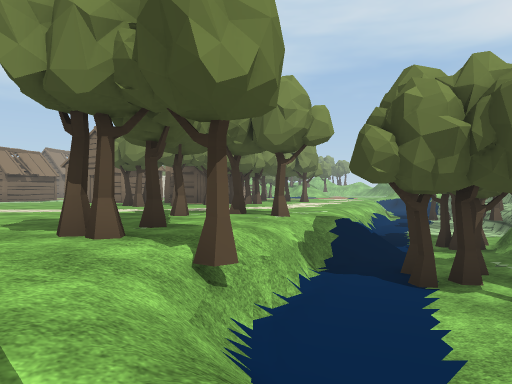
[1] (above)

24 first-person views from a walk through a Unity game level. The camera is 1.5 m above the floor, looks level and sees 70° across. The floor is counted in squares, 2 m on a side. Each view is taken from the middle of a square. On the plan, view 1 faces up. The plan holds only what a view shows up to about 11 squares ahead; the rest is blank. The place goes on beyond the plan. The player character is not drawn. Some animated figures are not drawn. Some surface patterns are stand-ins.

[2]
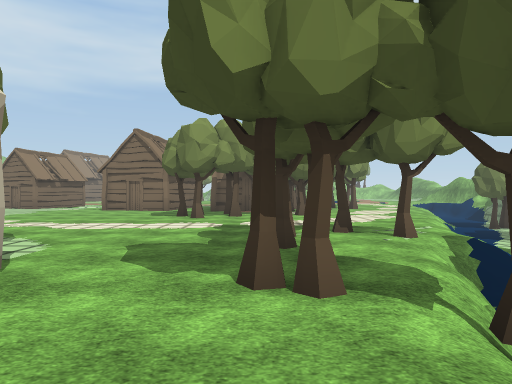

[3]
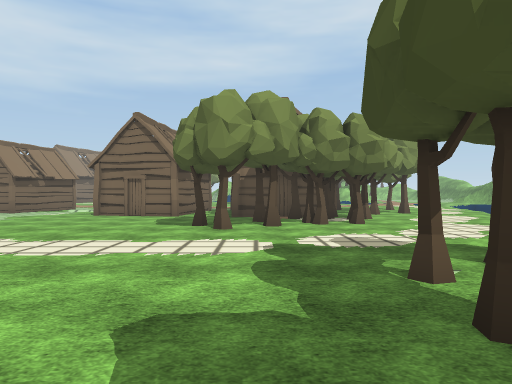

[4]
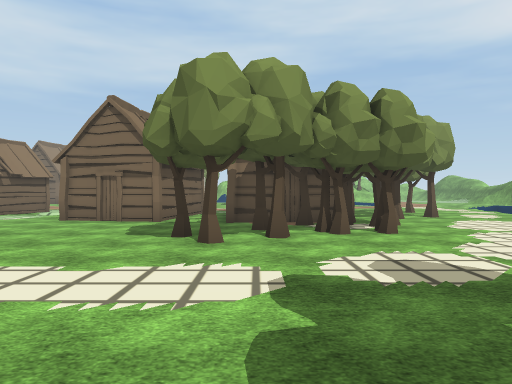

[5]
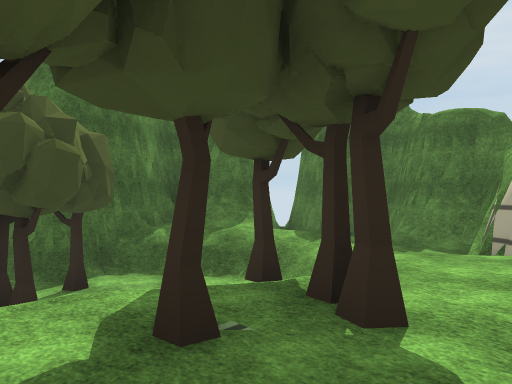

[6]
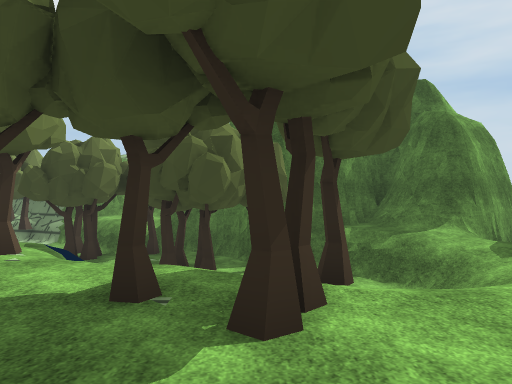

[7]
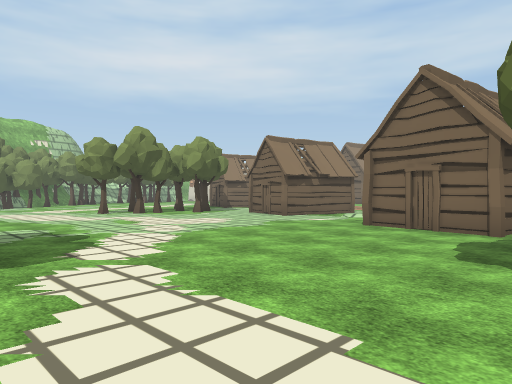

[8]
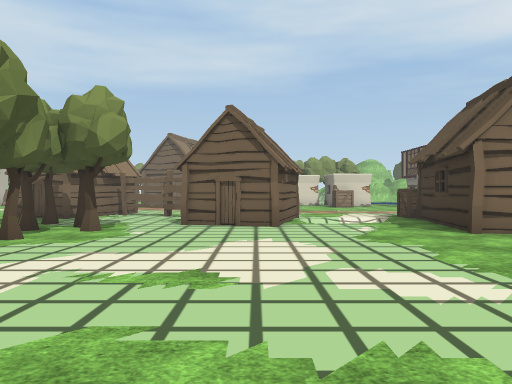

[9]
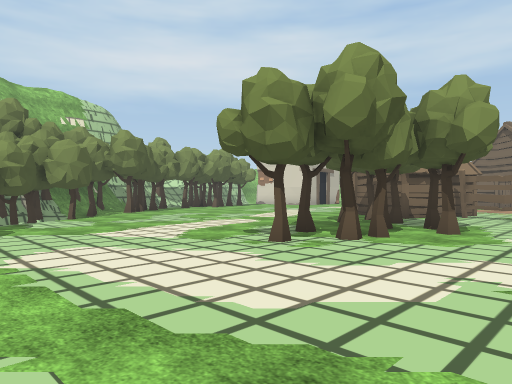

[10]
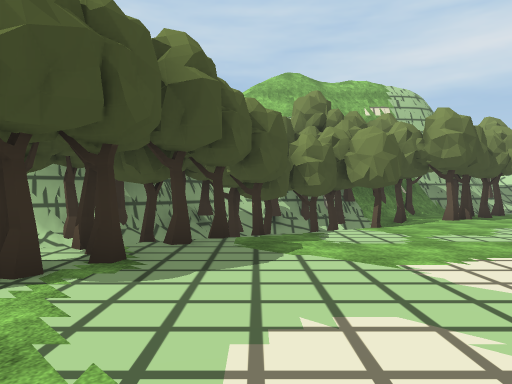

[11]
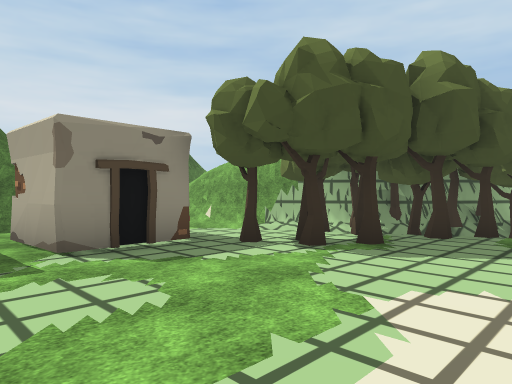

[12]
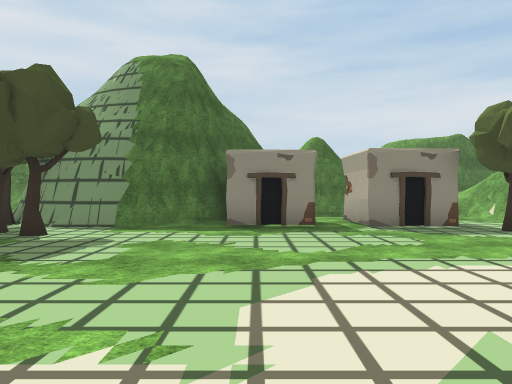

[13]
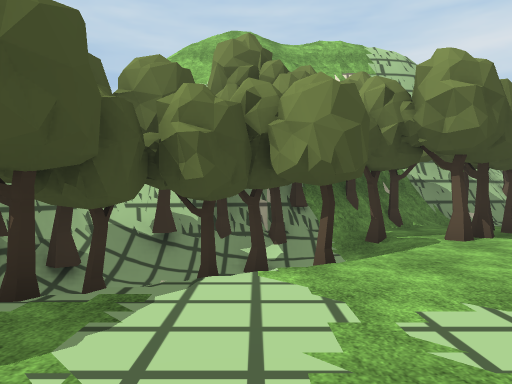

[14]
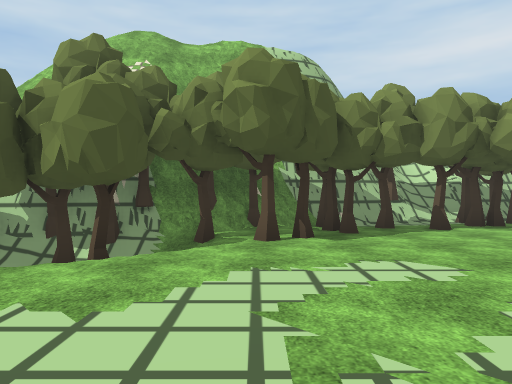

[15]
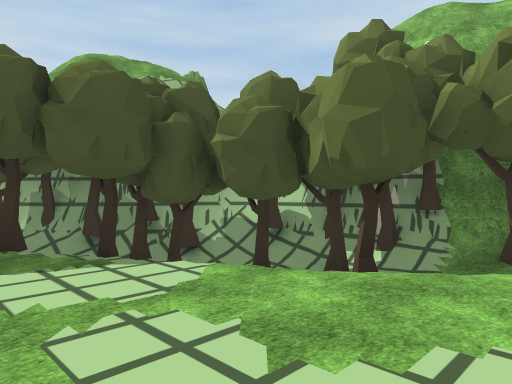

[16]
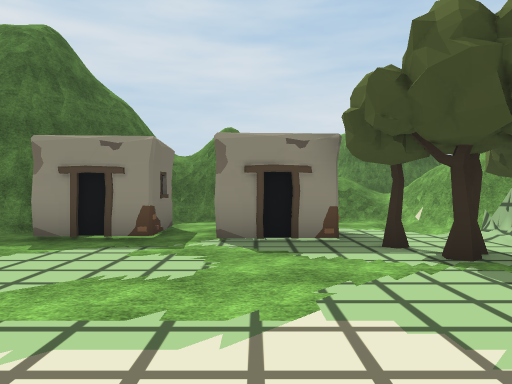

[17]
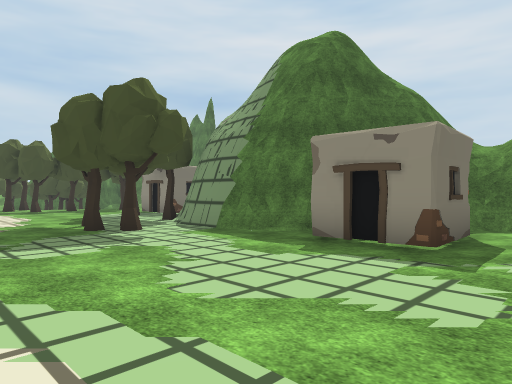

[18]
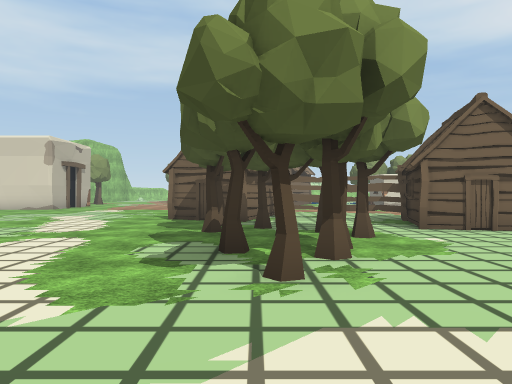

[19]
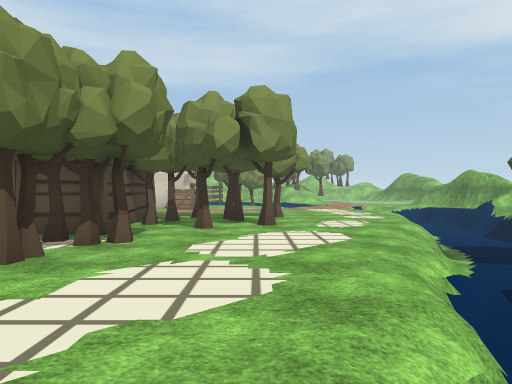

[20]
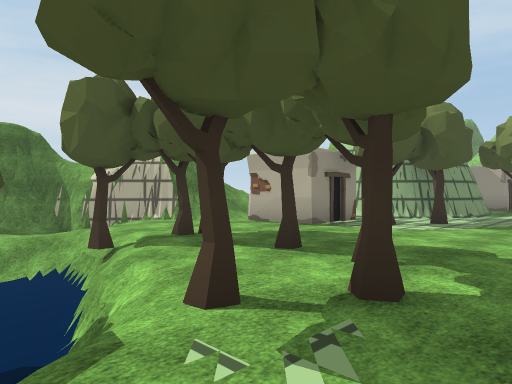

[21]
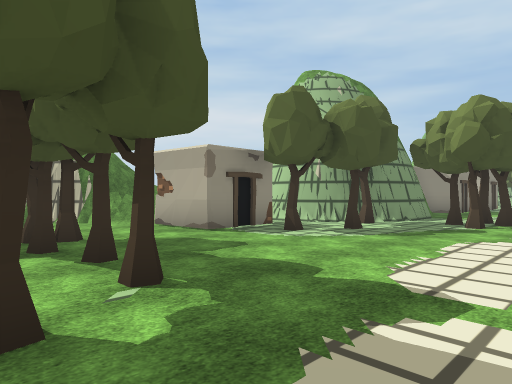

[22]
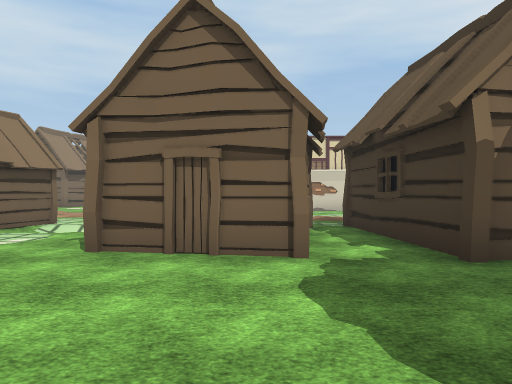

[23]
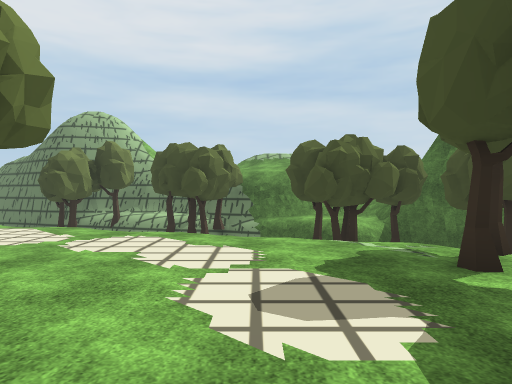

[24]
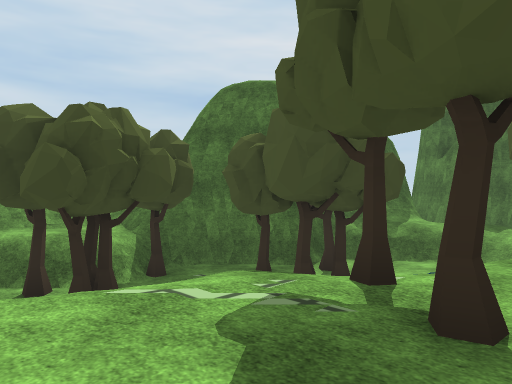

### Floor plan
Key: @ floor where view 1 was taken; # wall or solid block; x gap in a wall; . main floor; - floor 0.5 m lower than the main floor; _ floor 0.75 m lower than the main floor; < floor 1.5 m lower than the main floor; : floor 7.25 m higher than the main floor; + floor 7.5 m higher than the main floor; * floor 8.25 m higher than the main floor; % floor 8.5 m higher than the main floor; & floor 9.25 m higher than the main floor; $ floor 9.5 m higher than the main floor; / step, stairs or slope; = window, fence, low wall or low ledge; v drop or lower ground; T tree; H hut; F fence; C crate; O other object.
Columns run from 31 left of view 1 to 7 right of it. Each row starts with its distance up from view 1.
 21  #O    .....  HF.
 20  #TTT  .....HHH.FFHH....C        .....
 19  =#.T.............F H//.CH.HHHHTT.T../=
 18  ##T.........TT...H ///.  HH  HT.T.../
 17   #.T........T.T...H...H  ..  HT.T...=
 16   #TTT........TTT......HH ..  H.T...//
 15 ###T T........TT.........H..HHT.....//
 14 #v###T/........T.............TTT.../=<
 13 =*v#T/T/......T............OTTT....=#
 12 #=:TTT /...................TT...../v< T
 11 ##  #TT /........................./v< O
 10 ##  #/TTT.........................=<< #
  9  =  ###T_TT....................../x<#=#
  8  =    #TTTTTT........TT........T.//TT#
  7        #TTTTT.........T.......TT/=<<T#
  6         ##/..##.##..##.TT....T../TT<##
  5      &%+ #//. #.########.T....T=<TT=##
  4       $v ##/.  .###    #.##..T.=<<T##
  3           #/= ...      #/ #.../<<<<##
  2               ###         //..//<///#
  1                           /##./////##
  0                           /v##-@//##
 -1                              ##-  v#
 -2                               ###v##
 -3                               ######

Positions as (right, up) in squares from view 1, and headings:
1: (0, 0), facing up
2: (-2, 1), facing up
3: (-3, 4), facing up
4: (-3, 6), facing up
5: (-3, 6), facing down-right
6: (-4, 4), facing right
7: (-4, 8), facing up-left
8: (-12, 9), facing up
9: (-13, 9), facing up-left
10: (-16, 10), facing left
11: (-15, 11), facing down-left
12: (-14, 14), facing down
13: (-20, 12), facing left
14: (-20, 15), facing left
15: (-21, 15), facing down-left
16: (-17, 12), facing down
17: (-17, 11), facing down-right
18: (-17, 10), facing up
19: (2, 9), facing up
20: (2, 9), facing down-left
21: (0, 10), facing down-left
22: (-6, 11), facing up
23: (-4, 10), facing right
24: (-1, 10), facing down-right
